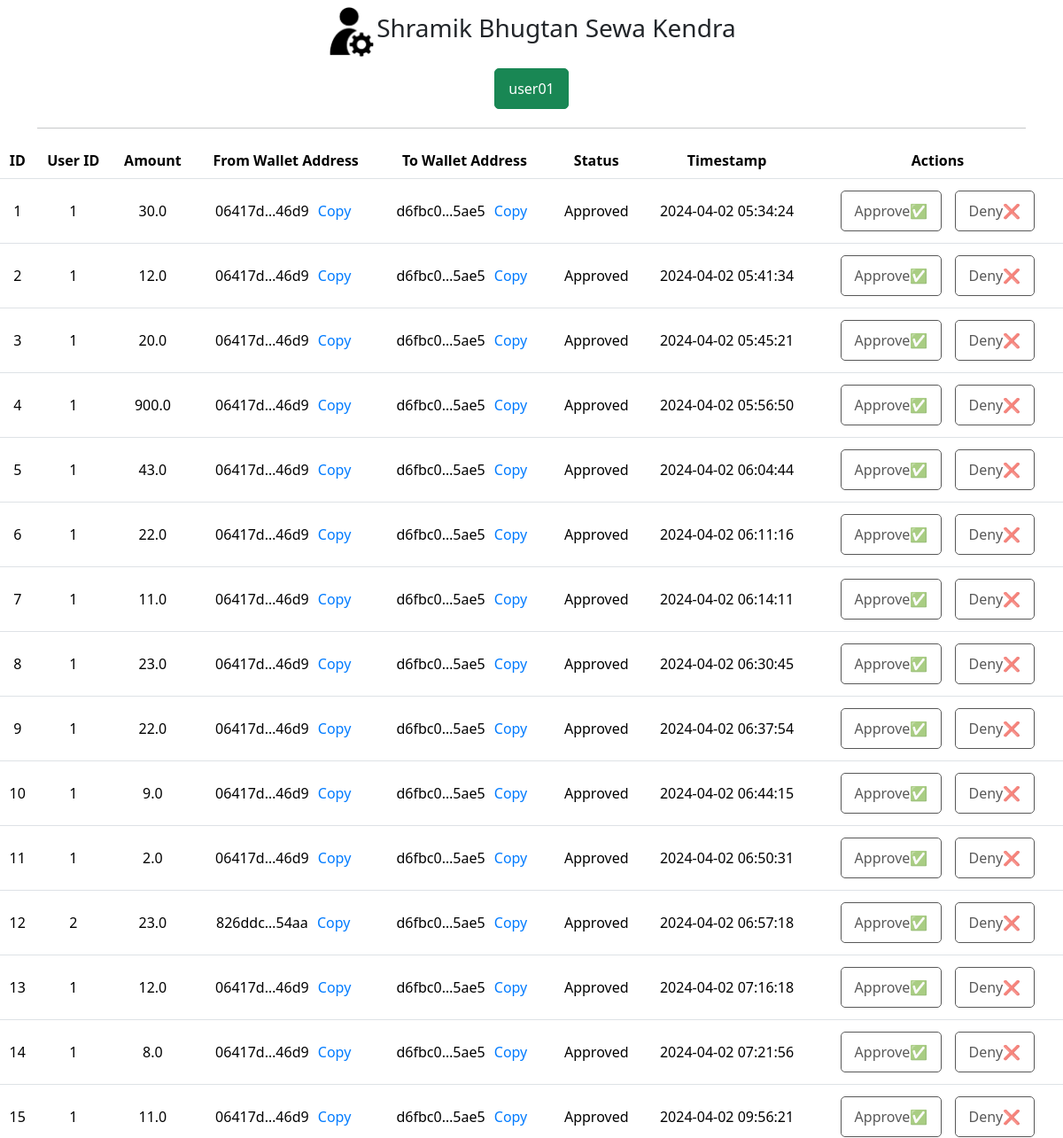
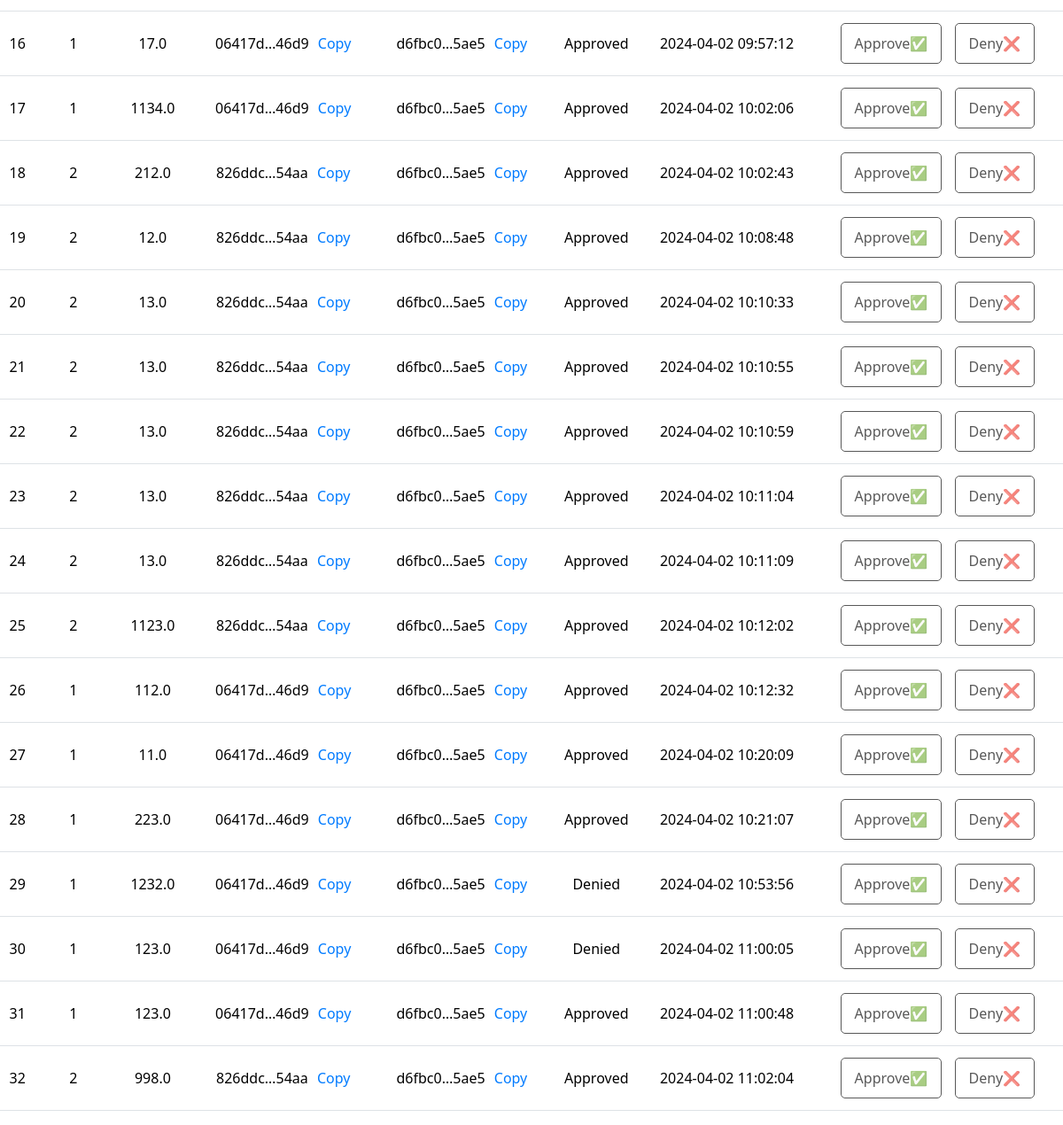
Screenshot of /admin/withdrawal-requests (signed in) with the database file from the repository (2 pictures, top to bottom).
### main.py (models this page shows, shortened)
class WithdrawalRequest(db.Model):
    id = db.Column(db.Integer, primary_key=True)
    user_id = db.Column(db.Integer, db.ForeignKey('user.id'), nullable=False)
    amount = db.Column(db.Float, nullable=False)
    wallet_address = db.Column(db.String(255), nullable=False)
    from_wallet_address = db.Column(db.String(255), nullable=False)  # Add this line
    status = db.Column(db.String(50), nullable=False, default='Pending')
    timestamp = db.Column(db.DateTime, default=datetime.utcnow)

### main.py (the view)
@app.route('/admin/withdrawal-requests')
def admin_withdrawal_requests():
    if 'admin_id' not in session:
        return redirect('/admin/')
    withdrawal_requests = WithdrawalRequest.query.all()
    return render_template('admin/withdrawal_requests.html', withdrawal_requests=withdrawal_requests)

### templates/admin/withdrawal_requests.html (shortened to what this page needs)
{% extends "admin/layout.html" %}
{% block content %}
<div class="table-responsive">
    <table class="table">
        <thead class="thead-light">
            <tr>
                <th>ID</th>
                <th>User ID</th>
                <th>Amount</th>
                <th>From Wallet Address</th>
                <th>To Wallet Address</th>
                <th>Status</th>
                <th>Timestamp</th>
                <th>Actions</th>
            </tr>
        </thead>
        <tbody>
            {% for request in withdrawal_requests %}
            <tr>
                <td>{{ request.id }}</td>
                <td>{{ request.user_id }}</td>
                <td>{{ request.amount }}</td>
                <td class="wallet-address">
                    <span title="{{ request.from_wallet_address }}">{{ request.from_wallet_address[:6] }}…{{ request.from_wallet_address[-4:] }}</span>
                    <button class="copy-btn" onclick="navigator.clipboard.writeText('{{ request.from_wallet_address }}')">Copy</button>
                </td>
                <td class="wallet-address">
                    <span title="{{ request.wallet_address }}">{{ request.wallet_address[:6] }}…{{ request.wallet_address[-4:] }}</span>
                    <button class="copy-btn" onclick="navigator.clipboard.writeText('{{ request.wallet_address }}')">Copy</button>
                </td>
                <td class="status-{{ request.status|lower }}">{{ request.status }}</td>
                <td class="timestamp">{{ request.timestamp.strftime('%Y-%m-%d %H:%M:%S') }}</td>
                <td>
                    <button onclick="location.href='{{ url_for('approve_withdrawal', request_id=request.id) }}'"
                        class="btn btn-approve {{ 'btn-disabled' if request.status != 'Pending' else '' }}"
                        {{ 'disabled' if request.status != 'Pending' else '' }}>Approve</button>
                    <button onclick="location.href='{{ url_for('deny_withdrawal', request_id=request.id) }}'"
                        class="btn btn-deny {{ 'btn-disabled' if request.status != 'Pending' else '' }}"
                        {{ 'disabled' if request.status != 'Pending' else '' }}>Deny</button>
                </td>
            </tr>
            {% endfor %}
        </tbody>
    </table>
</div>
{% endblock content %}

### templates/admin/withdrawal_requests.html (style rules this page uses)
.table td, .table th { text-align: center; vertical-align: middle; }
.copy-btn { background: transparent; border: none; color: #017bff; cursor: pointer; }
.status-approved { color: #28a745; }
.status-denied { color: #dc3545; }
.btn { margin: 5px; padding: 10px 15px; border-radius: 5px; }
.btn-approve { color: white; background-color: #28a745; border-color: #28a745; }
.btn-deny { color: white; background-color: #dc3545; border-color: #dc3545; }
.btn-copy, .btn-approve, .btn-deny { font-size: 16px; }
.btn-approve::after { content: '✅'; }
.btn-deny::after { content: '❌'; }

### rows the page displays
WithdrawalRequest: id "1", user_id "1", amount "30.0", from_wallet_address "06417d", from_wallet_address "46d9", wallet_address "d6fbc0", wallet_address "5ae5", status "Approved", timestamp "2024-04-02 05:34:24"
WithdrawalRequest: id "2", user_id "1", amount "12.0", from_wallet_address "06417d", from_wallet_address "46d9", wallet_address "d6fbc0", wallet_address "5ae5", status "Approved", timestamp "2024-04-02 05:41:34"
WithdrawalRequest: id "3", user_id "1", amount "20.0", from_wallet_address "06417d", from_wallet_address "46d9", wallet_address "d6fbc0", wallet_address "5ae5", status "Approved", timestamp "2024-04-02 05:45:21"
WithdrawalRequest: id "4", user_id "1", amount "900.0", from_wallet_address "06417d", from_wallet_address "46d9", wallet_address "d6fbc0", wallet_address "5ae5", status "Approved", timestamp "2024-04-02 05:56:50"
WithdrawalRequest: id "5", user_id "1", amount "43.0", from_wallet_address "06417d", from_wallet_address "46d9", wallet_address "d6fbc0", wallet_address "5ae5", status "Approved", timestamp "2024-04-02 06:04:44"
WithdrawalRequest: id "6", user_id "1", amount "22.0", from_wallet_address "06417d", from_wallet_address "46d9", wallet_address "d6fbc0", wallet_address "5ae5", status "Approved", timestamp "2024-04-02 06:11:16"
WithdrawalRequest: id "7", user_id "1", amount "11.0", from_wallet_address "06417d", from_wallet_address "46d9", wallet_address "d6fbc0", wallet_address "5ae5", status "Approved", timestamp "2024-04-02 06:14:11"
WithdrawalRequest: id "8", user_id "1", amount "23.0", from_wallet_address "06417d", from_wallet_address "46d9", wallet_address "d6fbc0", wallet_address "5ae5", status "Approved", timestamp "2024-04-02 06:30:45"
WithdrawalRequest: id "9", user_id "1", amount "22.0", from_wallet_address "06417d", from_wallet_address "46d9", wallet_address "d6fbc0", wallet_address "5ae5", status "Approved", timestamp "2024-04-02 06:37:54"
WithdrawalRequest: id "10", user_id "1", amount "9.0", from_wallet_address "06417d", from_wallet_address "46d9", wallet_address "d6fbc0", wallet_address "5ae5", status "Approved", timestamp "2024-04-02 06:44:15"
WithdrawalRequest: id "11", user_id "1", amount "2.0", from_wallet_address "06417d", from_wallet_address "46d9", wallet_address "d6fbc0", wallet_address "5ae5", status "Approved", timestamp "2024-04-02 06:50:31"
WithdrawalRequest: id "12", user_id "2", amount "23.0", from_wallet_address "826ddc", from_wallet_address "54aa", wallet_address "d6fbc0", wallet_address "5ae5", status "Approved", timestamp "2024-04-02 06:57:18"
WithdrawalRequest: id "13", user_id "1", amount "12.0", from_wallet_address "06417d", from_wallet_address "46d9", wallet_address "d6fbc0", wallet_address "5ae5", status "Approved", timestamp "2024-04-02 07:16:18"
WithdrawalRequest: id "14", user_id "1", amount "8.0", from_wallet_address "06417d", from_wallet_address "46d9", wallet_address "d6fbc0", wallet_address "5ae5", status "Approved", timestamp "2024-04-02 07:21:56"
WithdrawalRequest: id "15", user_id "1", amount "11.0", from_wallet_address "06417d", from_wallet_address "46d9", wallet_address "d6fbc0", wallet_address "5ae5", status "Approved", timestamp "2024-04-02 09:56:21"
WithdrawalRequest: id "16", user_id "1", amount "17.0", from_wallet_address "06417d", from_wallet_address "46d9", wallet_address "d6fbc0", wallet_address "5ae5", status "Approved", timestamp "2024-04-02 09:57:12"
WithdrawalRequest: id "17", user_id "1", amount "1134.0", from_wallet_address "06417d", from_wallet_address "46d9", wallet_address "d6fbc0", wallet_address "5ae5", status "Approved", timestamp "2024-04-02 10:02:06"
WithdrawalRequest: id "18", user_id "2", amount "212.0", from_wallet_address "826ddc", from_wallet_address "54aa", wallet_address "d6fbc0", wallet_address "5ae5", status "Approved", timestamp "2024-04-02 10:02:43"
WithdrawalRequest: id "19", user_id "2", amount "12.0", from_wallet_address "826ddc", from_wallet_address "54aa", wallet_address "d6fbc0", wallet_address "5ae5", status "Approved", timestamp "2024-04-02 10:08:48"
WithdrawalRequest: id "20", user_id "2", amount "13.0", from_wallet_address "826ddc", from_wallet_address "54aa", wallet_address "d6fbc0", wallet_address "5ae5", status "Approved", timestamp "2024-04-02 10:10:33"
WithdrawalRequest: id "21", user_id "2", amount "13.0", from_wallet_address "826ddc", from_wallet_address "54aa", wallet_address "d6fbc0", wallet_address "5ae5", status "Approved", timestamp "2024-04-02 10:10:55"
WithdrawalRequest: id "22", user_id "2", amount "13.0", from_wallet_address "826ddc", from_wallet_address "54aa", wallet_address "d6fbc0", wallet_address "5ae5", status "Approved", timestamp "2024-04-02 10:10:59"
WithdrawalRequest: id "23", user_id "2", amount "13.0", from_wallet_address "826ddc", from_wallet_address "54aa", wallet_address "d6fbc0", wallet_address "5ae5", status "Approved", timestamp "2024-04-02 10:11:04"
WithdrawalRequest: id "24", user_id "2", amount "13.0", from_wallet_address "826ddc", from_wallet_address "54aa", wallet_address "d6fbc0", wallet_address "5ae5", status "Approved", timestamp "2024-04-02 10:11:09"
WithdrawalRequest: id "25", user_id "2", amount "1123.0", from_wallet_address "826ddc", from_wallet_address "54aa", wallet_address "d6fbc0", wallet_address "5ae5", status "Approved", timestamp "2024-04-02 10:12:02"
WithdrawalRequest: id "26", user_id "1", amount "112.0", from_wallet_address "06417d", from_wallet_address "46d9", wallet_address "d6fbc0", wallet_address "5ae5", status "Approved", timestamp "2024-04-02 10:12:32"
WithdrawalRequest: id "27", user_id "1", amount "11.0", from_wallet_address "06417d", from_wallet_address "46d9", wallet_address "d6fbc0", wallet_address "5ae5", status "Approved", timestamp "2024-04-02 10:20:09"
WithdrawalRequest: id "28", user_id "1", amount "223.0", from_wallet_address "06417d", from_wallet_address "46d9", wallet_address "d6fbc0", wallet_address "5ae5", status "Approved", timestamp "2024-04-02 10:21:07"
WithdrawalRequest: id "29", user_id "1", amount "1232.0", from_wallet_address "06417d", from_wallet_address "46d9", wallet_address "d6fbc0", wallet_address "5ae5", status "Denied", timestamp "2024-04-02 10:53:56"
WithdrawalRequest: id "30", user_id "1", amount "123.0", from_wallet_address "06417d", from_wallet_address "46d9", wallet_address "d6fbc0", wallet_address "5ae5", status "Denied", timestamp "2024-04-02 11:00:05"
WithdrawalRequest: id "31", user_id "1", amount "123.0", from_wallet_address "06417d", from_wallet_address "46d9", wallet_address "d6fbc0", wallet_address "5ae5", status "Approved", timestamp "2024-04-02 11:00:48"
WithdrawalRequest: id "32", user_id "2", amount "998.0", from_wallet_address "826ddc", from_wallet_address "54aa", wallet_address "d6fbc0", wallet_address "5ae5", status "Approved", timestamp "2024-04-02 11:02:04"

### other values shown
{{ session.admin_name }} "user01"
